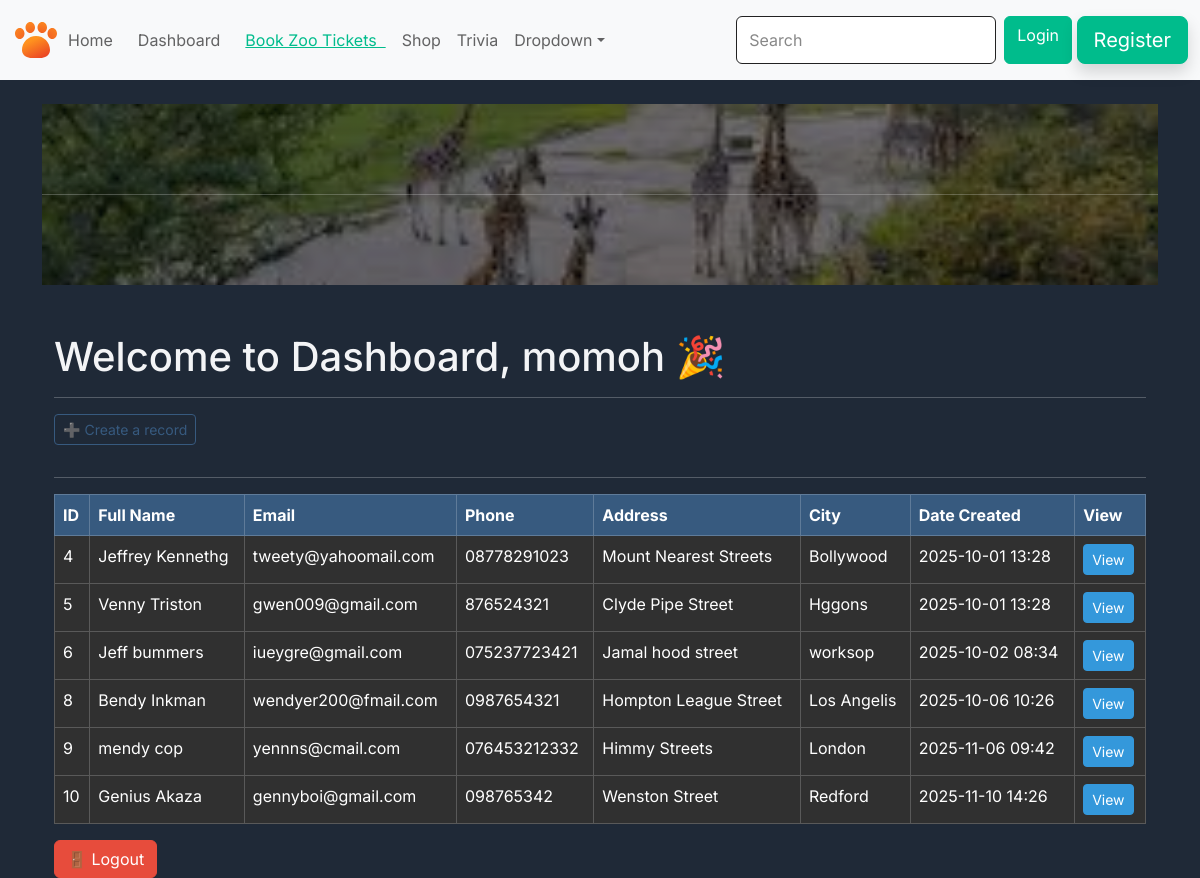
The page /dashboard (signed in) on the database its author committed.
### website/models.py (models this page shows, shortened)
class Record(models.Model):  # Model for the record in dashboard
    first_name = models.CharField(max_length=100)
    last_name = models.CharField(max_length=100)
    email = models.CharField(max_length=100)
    phone = models.CharField(max_length=15)
    address = models.CharField(max_length=100)
    city = models.CharField(max_length=50)
    creation_date = models.DateTimeField(auto_now_add=True)

### website/views.py (the view)
# urls.py: path('dashboard', views.dashboard, name="dashboard"), #dashboard
@login_required(login_url='my-login')
def dashboard(request):
    my_records = Record.objects.all()
    context = {'records':my_records}
    return render(request, 'pages/dashboard.html',context)

### website/template/pages/dashboard.html (shortened to what this page needs)
{% extends "pages/base.html" %}
{% load static %}
{% block content %}
    <br>
    <div class="text-center" id="welcome-section">
        <br>
        <hr>
        <br>
    </div>
    <br>
<div class="container mt-4">
    <h2 class="mb-3">Welcome to Dashboard, {{ request.user.username }} 🎉</h2>
    <hr>
    <a class="btn btn-outline-primary btn-sm mb-3" href="{% url 'create-record' %}">➕ Create a record</a>
    <hr>
    <table class="table table-dark table-hover table-bordered">
        <thead class="table-primary">
            <tr>
                <th scope="col">ID</th>
                <th scope="col">Full Name</th>
                <th scope="col">Email</th>
                <th scope="col">Phone</th>
                <th scope="col">Address</th>
                <th scope="col">City</th>
                <th scope="col">Date Created</th>
                <th scope="col">View</th>
            </tr>
        </thead>
        <tbody>
            {% if records %}
                {% for record in records %}
                <tr>
                    <td>{{ record.id }}</td>
                    <td>{{ record.first_name|default:"-" }}&nbsp;{{ record.last_name|default:"-" }}</td>
                    <td>{{ record.email|default:"-" }}</td>
                    <td>{{ record.phone|default:"-" }}</td>
                    <td>{{ record.address|default:"-" }}</td>
                    <td>{{ record.city|default:"-" }}</td>
                    <td>{{ record.creation_date|date:"Y-m-d H:i" }}</td>
                    <td>
                        <a href="{% url 'view_record' record.id %}" class="btn btn-sm btn-info">View</a>
                    </td>
                </tr>
                {% endfor %}
            {% else %}
                <tr>
                    <td colspan="8" class="text-center">No records found.</td>
                </tr>
            {% endif %}
        </tbody>
    </table>
    <a href="{% url 'user-logout' %}" class="btn btn-danger">🚪 Logout</a>
</div>
{% endblock %}

### static/css/trivia.css (style rules this page uses)
:root { --primary-color: #10b981; --dark-bg: #1f2937; --card-bg: #374151; --text-light: #f3f4f6; }
body { font-family: 'Inter', sans-serif; background-color: var(--dark-bg); color: var(--text-light); }
#welcome-section { background-image: url("../images/zoo_background.jpg'"); background-size: cover; background-position: center; background-repeat: no-repeat; padding-top: 50px; padding-bottom: 50px; background-image: linear-gradient(rgba(0, 0, 0, 0.5), rgba(0, 0, 0, 0.5)), url('../images/zoo_background.jpg'); color: white; transition: all 0.5s ease-in-out; opacity: 0.9; }

### rows shown on the page
Record: id "4", first_name "Jeffrey", last_name "Kennethg", email "tweety@yahoomail.com", phone "08778291023", address "Mount Nearest Streets", city "Bollywood", creation_date "2025-10-01 13:28"
Record: id "5", first_name "Venny", last_name "Triston", email "gwen009@gmail.com", phone "876524321", address "Clyde Pipe Street", city "Hggons", creation_date "2025-10-01 13:28"
Record: id "6", first_name "Jeff", last_name "bummers", email "iueygre@gmail.com", phone "075237723421", address "Jamal hood street", city "worksop", creation_date "2025-10-02 08:34"
Record: id "8", first_name "Bendy", last_name "Inkman", email "wendyer200@fmail.com", phone "0987654321", address "Hompton League Street", city "Los Angelis", creation_date "2025-10-06 10:26"
Record: id "9", first_name "mendy", last_name "cop", email "yennns@cmail.com", phone "076453212332", address "Himmy Streets", city "London", creation_date "2025-11-06 09:42"
Record: id "10", first_name "Genius", last_name "Akaza", email "gennyboi@gmail.com", phone "098765342", address "Wenston Street", city "Redford", creation_date "2025-11-10 14:26"

### other values the page prints
{{ request.user.username }} "momoh"
